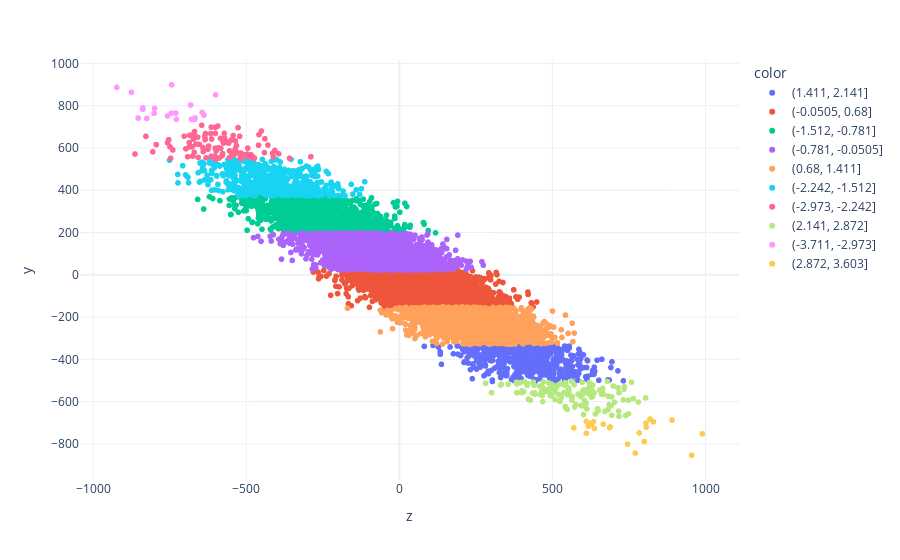

Here is the notebook cell this chart was saved with:
### Code cell
px.scatter(x=Z, y=Y, color= pd.cut(X,10), template="plotly_white",
          labels={"x":"z"})

### Figure 1 — Plotly figure (JSON) as saved in the notebook; plotly's stock layout.template omitted (floating-point values rounded to 4 significant figures; data arrays with more than 128 entries replaced by an {"elided": "..."} marker saying what was removed)
{"data": [{"hovertemplate": "color=(1.411, 2.141]<br>z=%{x}<br>y=%{y}<extra></extra>", "legendgroup": "(1.411, 2.141]", "marker": {"color": "#636efa", "symbol": "circle"}, "mode": "markers", "name": "(1.411, 2.141]", "showlegend": true, "type": "scattergl", "x": {"elided": "582 float values"}, "xaxis": "x", "y": {"elided": "582 float values"}, "yaxis": "y"}, {"hovertemplate": "color=(-0.0505, 0.68]<br>z=%{x}<br>y=%{y}<extra></extra>", "legendgroup": "(-0.0505, 0.68]", "marker": {"color": "#EF553B", "symbol": "circle"}, "mode": "markers", "name": "(-0.0505, 0.68]", "showlegend": true, "type": "scattergl", "x": {"elided": "2737 float values"}, "xaxis": "x", "y": {"elided": "2737 float values"}, "yaxis": "y"}, {"hovertemplate": "color=(-1.512, -0.781]<br>z=%{x}<br>y=%{y}<extra></extra>", "legendgroup": "(-1.512, -0.781]", "marker": {"color": "#00cc96", "symbol": "circle"}, "mode": "markers", "name": "(-1.512, -0.781]", "showlegend": true, "type": "scattergl", "x": {"elided": "1480 float values"}, "xaxis": "x", "y": {"elided": "1480 float values"}, "yaxis": "y"}, {"hovertemplate": "color=(-0.781, -0.0505]<br>z=%{x}<br>y=%{y}<extra></extra>", "legendgroup": "(-0.781, -0.0505]", "marker": {"color": "#ab63fa", "symbol": "circle"}, "mode": "markers", "name": "(-0.781, -0.0505]", "showlegend": true, "type": "scattergl", "x": {"elided": "2662 float values"}, "xaxis": "x", "y": {"elided": "2662 float values"}, "yaxis": "y"}, {"hovertemplate": "color=(0.68, 1.411]<br>z=%{x}<br>y=%{y}<extra></extra>", "legendgroup": "(0.68, 1.411]", "marker": {"color": "#FFA15A", "symbol": "circle"}, "mode": "markers", "name": "(0.68, 1.411]", "showlegend": true, "type": "scattergl", "x": {"elided": "1701 float values"}, "xaxis": "x", "y": {"elided": "1701 float values"}, "yaxis": "y"}, {"hovertemplate": "color=(-2.242, -1.512]<br>z=%{x}<br>y=%{y}<extra></extra>", "legendgroup": "(-2.242, -1.512]", "marker": {"color": "#19d3f3", "symbol": "circle"}, "mode": "markers", "name": "(-2.242, -1.512]", "showlegend": true, "type": "scattergl", "x": {"elided": "561 float values"}, "xaxis": "x", "y": {"elided": "561 float values"}, "yaxis": "y"}, {"hovertemplate": "color=(-2.973, -2.242]<br>z=%{x}<br>y=%{y}<extra></extra>", "legendgroup": "(-2.973, -2.242]", "marker": {"color": "#FF6692", "symbol": "circle"}, "mode": "markers", "name": "(-2.973, -2.242]", "showlegend": true, "type": "scattergl", "x": [-549.5, -702.8, -645.4, -635.5, -658.5, -572.5, -574.2, -863.4, -479.3, -577.4, -414.0, -594.4, -497.3, -536.6, -440.7, -517.8, -517.8, -519.1, -289.1, -753.4, -484.2, -614.3, -429.2, -572.0, -623.2, -531.9, -633.1, -739.9, -805.3, -601.6, -677.4, -541.1, -516.7, -406.6, -517.3, -697.4, -473.2, -625.0, -479.5, -602.3, -669.3, -642.0, -480.7, -685.7, -614.7, -557.8, -683.8, -631.3, -495.2, -521.6, -549.0, -583.5, -450.6, -600.5, -393.9, -554.6, -600.7, -568.4, -757.0, -691.5, -677.9, -584.1, -600.8, -554.7, -535.2, -794.1, -634.5, -542.9, -640.7, -495.2, -670.0, -827.7, -536.0, -657.0, -675.2, -686.4, -588.7, -523.0, -459.9, -749.0, -598.6, -458.3, -591.0, -534.0, -634.3, -540.9, -747.1, -664.4, -439.1, -504.2, -673.3, -616.0, -613.3, -411.6, -685.1, -358.6, -575.8, -669.0, -653.2, -570.6, -578.6, -557.6, -592.8, -526.7, -532.7, -519.2], "xaxis": "x", "y": [581.1, 655.9, 707.6, 655.8, 651.0, 625.4, 623.2, 571.5, 558.9, 573.6, 574.8, 597.2, 571.3, 573.2, 578.0, 552.3, 576.2, 556.4, 558.6, 639.3, 567.8, 698.4, 613.8, 668.9, 609.1, 611.0, 668.5, 590.6, 581.7, 599.2, 605.1, 567.8, 569.7, 588.1, 549.5, 596.2, 552.5, 594.2, 551.1, 561.8, 663.2, 602.0, 556.4, 605.2, 560.6, 622.7, 605.6, 553.1, 557.9, 655.2, 637.6, 598.7, 680.3, 547.5, 572.6, 555.1, 698.3, 635.8, 624.6, 558.6, 660.9, 645.3, 669.0, 586.6, 633.3, 615.8, 639.0, 658.7, 582.9, 599.5, 579.2, 655.1, 596.1, 555.1, 560.9, 625.5, 552.1, 575.3, 612.9, 605.5, 585.8, 663.3, 601.2, 578.5, 644.2, 576.6, 551.4, 618.4, 643.7, 567.3, 642.3, 668.0, 642.0, 559.0, 659.9, 551.4, 630.3, 678.0, 617.1, 646.3, 563.3, 624.2, 703.7, 696.1, 579.4, 550.0], "yaxis": "y"}, {"hovertemplate": "color=(2.141, 2.872]<br>z=%{x}<br>y=%{y}<extra></extra>", "legendgroup": "(2.141, 2.872]", "marker": {"color": "#B6E880", "symbol": "circle"}, "mode": "markers", "name": "(2.141, 2.872]", "showlegend": true, "type": "scattergl", "x": {"elided": "129 float values"}, "xaxis": "x", "y": {"elided": "129 float values"}, "yaxis": "y"}, {"hovertemplate": "color=(-3.711, -2.973]<br>z=%{x}<br>y=%{y}<extra></extra>", "legendgroup": "(-3.711, -2.973]", "marker": {"color": "#FF97FF", "symbol": "circle"}, "mode": "markers", "name": "(-3.711, -2.973]", "showlegend": true, "type": "scattergl", "x": [-923.2, -644.1, -825.2, -667.9, -600.0, -853.2, -744.6, -757.2, -730.5, -800.9, -743.9, -667.2, -638.3, -678.9, -799.6, -727.9, -875.3, -681.6, -838.0, -838.2], "xaxis": "x", "y": [886.7, 768.4, 739.7, 735.2, 851.1, 741.5, 764.9, 751.1, 765.1, 764.2, 899.1, 742.4, 755.1, 735.5, 787.8, 735.4, 863.5, 803.3, 789.7, 782.8], "yaxis": "y"}, {"hovertemplate": "color=(2.872, 3.603]<br>z=%{x}<br>y=%{y}<extra></extra>", "legendgroup": "(2.872, 3.603]", "marker": {"color": "#FECB52", "symbol": "circle"}, "mode": "markers", "name": "(2.872, 3.603]", "showlegend": true, "type": "scattergl", "x": [770.6, 617.8, 800.2, 627.2, 618.3, 829.9, 806.2, 783.7, 745.4, 633.9, 637.3, 686.3, 890.6, 818.7, 989.5, 611.0, 610.5, 688.7, 954.7, 570.0, 805.4, 665.9], "xaxis": "x", "y": [-843.5, -716.4, -788.8, -706.2, -703.5, -695.5, -721.6, -748.4, -801.3, -695.0, -726.8, -723.0, -687.6, -682.5, -752.2, -749.7, -693.9, -720.0, -853.8, -723.8, -701.7, -706.7], "yaxis": "y"}], "layout": {"legend": {"title": {"text": "color"}, "tracegroupgap": 0}, "margin": {"t": 60}, "xaxis": {"anchor": "y", "domain": [0, 1], "title": {"text": "z"}}, "yaxis": {"anchor": "x", "domain": [0, 1], "title": {"text": "y"}}}}
